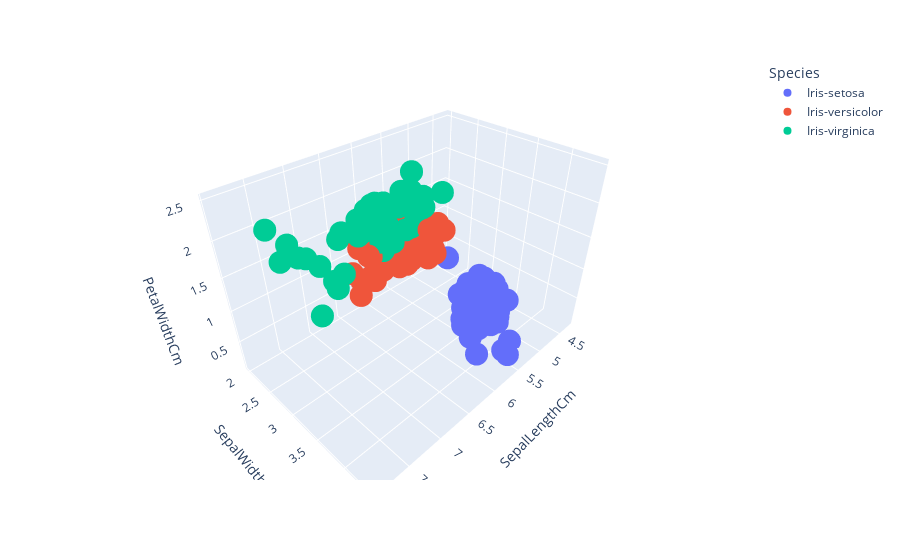

Write notebook code for a chart like this one.
### Code cell
#From all these the easiest visualization can be none other than a 3D plot which gives perfect view of clusters
fig = px.scatter_3d(df, x='SepalLengthCm', y='SepalWidthCm', z='PetalWidthCm', color='Species')
fig.show()

### Figure 1 — Plotly figure (JSON) as saved in the notebook; plotly's stock layout.template omitted (floating-point values rounded to 4 significant figures)
{"data": [{"hovertemplate": "Species=Iris-setosa<br>SepalLengthCm=%{x}<br>SepalWidthCm=%{y}<br>PetalWidthCm=%{z}<extra></extra>", "legendgroup": "Iris-setosa", "marker": {"color": "#636efa", "symbol": "circle"}, "mode": "markers", "name": "Iris-setosa", "scene": "scene", "showlegend": true, "type": "scatter3d", "x": [5.1, 4.9, 4.7, 4.6, 5, 5.4, 4.6, 5, 4.4, 4.9, 5.4, 4.8, 4.8, 4.3, 5.8, 5.7, 5.4, 5.1, 5.7, 5.1, 5.4, 5.1, 4.6, 5.1, 4.8, 5, 5, 5.2, 5.2, 4.7, 4.8, 5.4, 5.2, 5.5, 4.9, 5, 5.5, 4.9, 4.4, 5.1, 5, 4.5, 4.4, 5, 5.1, 4.8, 5.1, 4.6, 5.3, 5], "y": [3.5, 3, 3.2, 3.1, 3.6, 3.9, 3.4, 3.4, 2.9, 3.1, 3.7, 3.4, 3, 3, 4, 4.4, 3.9, 3.5, 3.8, 3.8, 3.4, 3.7, 3.6, 3.3, 3.4, 3, 3.4, 3.5, 3.4, 3.2, 3.1, 3.4, 4.1, 4.2, 3.1, 3.2, 3.5, 3.1, 3, 3.4, 3.5, 2.3, 3.2, 3.5, 3.8, 3, 3.8, 3.2, 3.7, 3.3], "z": [0.2, 0.2, 0.2, 0.2, 0.2, 0.4, 0.3, 0.2, 0.2, 0.1, 0.2, 0.2, 0.1, 0.1, 0.2, 0.4, 0.4, 0.3, 0.3, 0.3, 0.2, 0.4, 0.2, 0.5, 0.2, 0.2, 0.4, 0.2, 0.2, 0.2, 0.2, 0.4, 0.1, 0.2, 0.1, 0.2, 0.2, 0.1, 0.2, 0.2, 0.3, 0.3, 0.2, 0.6, 0.4, 0.3, 0.2, 0.2, 0.2, 0.2]}, {"hovertemplate": "Species=Iris-versicolor<br>SepalLengthCm=%{x}<br>SepalWidthCm=%{y}<br>PetalWidthCm=%{z}<extra></extra>", "legendgroup": "Iris-versicolor", "marker": {"color": "#EF553B", "symbol": "circle"}, "mode": "markers", "name": "Iris-versicolor", "scene": "scene", "showlegend": true, "type": "scatter3d", "x": [7, 6.4, 6.9, 5.5, 6.5, 5.7, 6.3, 4.9, 6.6, 5.2, 5, 5.9, 6, 6.1, 5.6, 6.7, 5.6, 5.8, 6.2, 5.6, 5.9, 6.1, 6.3, 6.1, 6.4, 6.6, 6.8, 6.7, 6, 5.7, 5.5, 5.5, 5.8, 6, 5.4, 6, 6.7, 6.3, 5.6, 5.5, 5.5, 6.1, 5.8, 5, 5.6, 5.7, 5.7, 6.2, 5.1, 5.7], "y": [3.2, 3.2, 3.1, 2.3, 2.8, 2.8, 3.3, 2.4, 2.9, 2.7, 2, 3, 2.2, 2.9, 2.9, 3.1, 3, 2.7, 2.2, 2.5, 3.2, 2.8, 2.5, 2.8, 2.9, 3, 2.8, 3, 2.9, 2.6, 2.4, 2.4, 2.7, 2.7, 3, 3.4, 3.1, 2.3, 3, 2.5, 2.6, 3, 2.6, 2.3, 2.7, 3, 2.9, 2.9, 2.5, 2.8], "z": [1.4, 1.5, 1.5, 1.3, 1.5, 1.3, 1.6, 1, 1.3, 1.4, 1, 1.5, 1, 1.4, 1.3, 1.4, 1.5, 1, 1.5, 1.1, 1.8, 1.3, 1.5, 1.2, 1.3, 1.4, 1.4, 1.7, 1.5, 1, 1.1, 1, 1.2, 1.6, 1.5, 1.6, 1.5, 1.3, 1.3, 1.3, 1.2, 1.4, 1.2, 1, 1.3, 1.2, 1.3, 1.3, 1.1, 1.3]}, {"hovertemplate": "Species=Iris-virginica<br>SepalLengthCm=%{x}<br>SepalWidthCm=%{y}<br>PetalWidthCm=%{z}<extra></extra>", "legendgroup": "Iris-virginica", "marker": {"color": "#00cc96", "symbol": "circle"}, "mode": "markers", "name": "Iris-virginica", "scene": "scene", "showlegend": true, "type": "scatter3d", "x": [6.3, 5.8, 7.1, 6.3, 6.5, 7.6, 4.9, 7.3, 6.7, 7.2, 6.5, 6.4, 6.8, 5.7, 5.8, 6.4, 6.5, 7.7, 7.7, 6, 6.9, 5.6, 7.7, 6.3, 6.7, 7.2, 6.2, 6.1, 6.4, 7.2, 7.4, 7.9, 6.4, 6.3, 6.1, 7.7, 6.3, 6.4, 6, 6.9, 6.7, 6.9, 5.8, 6.8, 6.7, 6.7, 6.3, 6.5, 6.2, 5.9], "y": [3.3, 2.7, 3, 2.9, 3, 3, 2.5, 2.9, 2.5, 3.6, 3.2, 2.7, 3, 2.5, 2.8, 3.2, 3, 3.8, 2.6, 2.2, 3.2, 2.8, 2.8, 2.7, 3.3, 3.2, 2.8, 3, 2.8, 3, 2.8, 3.8, 2.8, 2.8, 2.6, 3, 3.4, 3.1, 3, 3.1, 3.1, 3.1, 2.7, 3.2, 3.3, 3, 2.5, 3, 3.4, 3], "z": [2.5, 1.9, 2.1, 1.8, 2.2, 2.1, 1.7, 1.8, 1.8, 2.5, 2, 1.9, 2.1, 2, 2.4, 2.3, 1.8, 2.2, 2.3, 1.5, 2.3, 2, 2, 1.8, 2.1, 1.8, 1.8, 1.8, 2.1, 1.6, 1.9, 2, 2.2, 1.5, 1.4, 2.3, 2.4, 1.8, 1.8, 2.1, 2.4, 2.3, 1.9, 2.3, 2.5, 2.3, 1.9, 2, 2.3, 1.8]}], "layout": {"legend": {"title": {"text": "Species"}, "tracegroupgap": 0}, "margin": {"t": 60}, "scene": {"domain": {"x": [0, 1], "y": [0, 1]}, "xaxis": {"title": {"text": "SepalLengthCm"}}, "yaxis": {"title": {"text": "SepalWidthCm"}}, "zaxis": {"title": {"text": "PetalWidthCm"}}}}}
